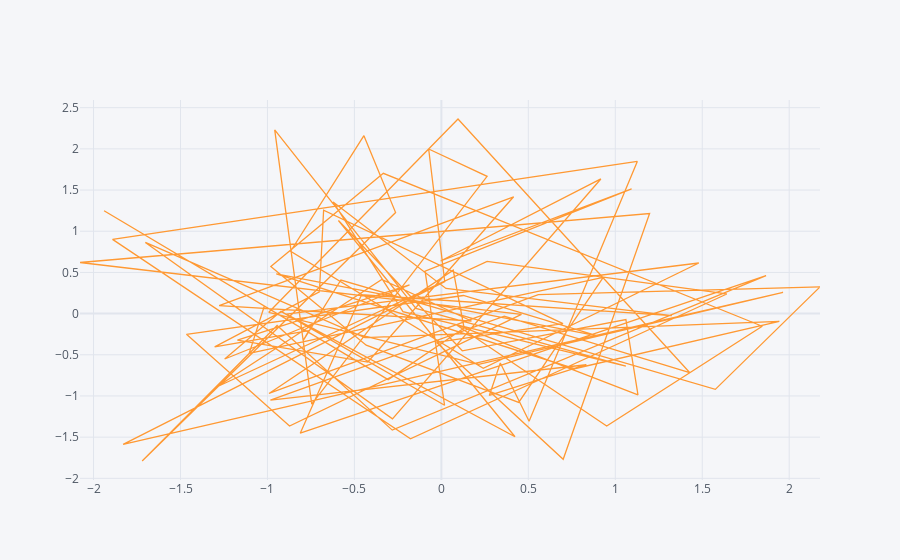

The notebook cell this image was saved under:
### Code cell
df.iplot(x = 'A', y = 'B')
